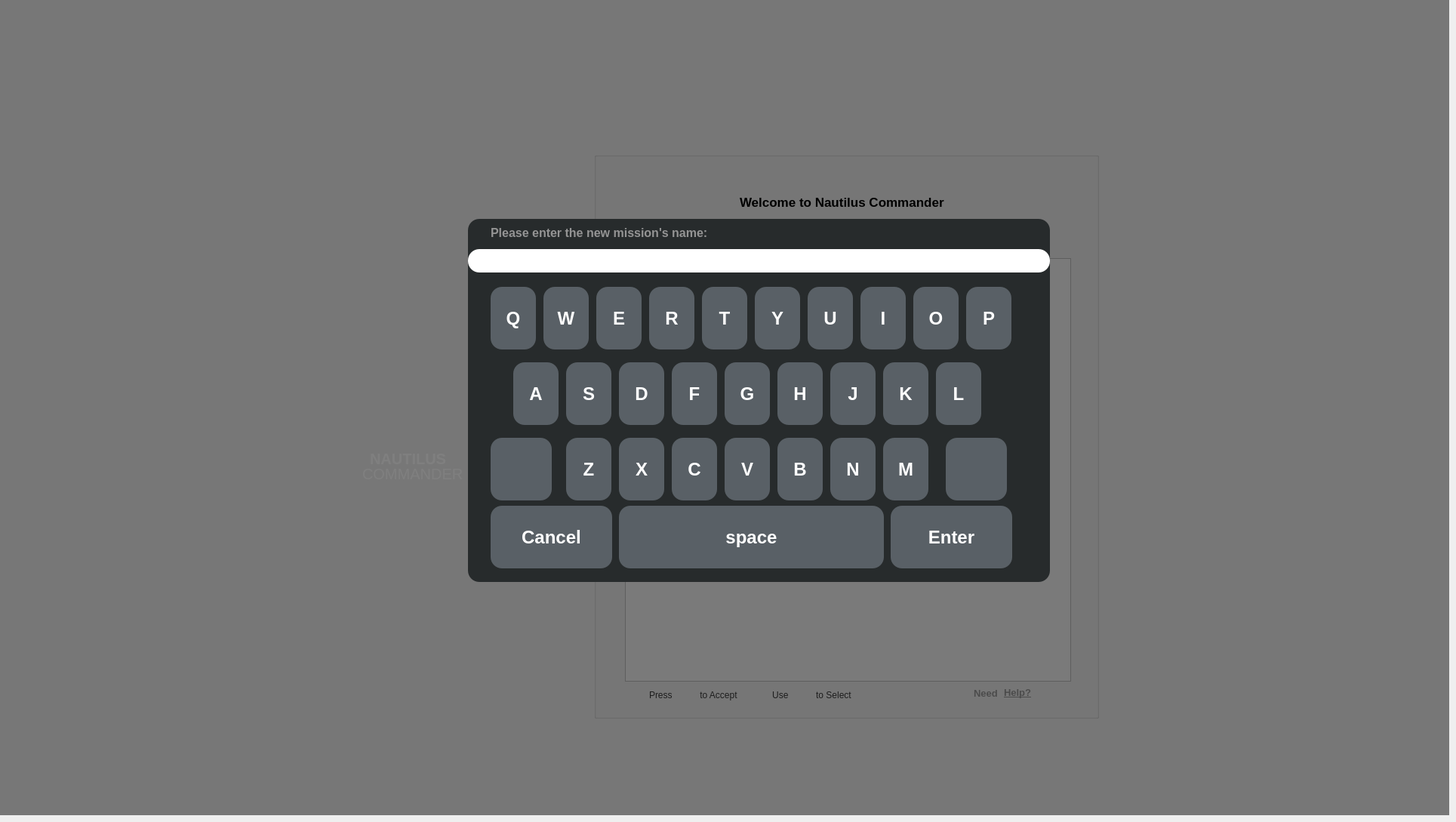
   <widget class="QWidget" name="intro_page">
    <property name="styleSheet">
     <string notr="true"/>
    </property>
    <widget class="QPushButton" name="btnNew">
     <property name="geometry">
      <rect>
       <x>850</x>
       <y>464</y>
       <width>556</width>
       <height>87</height>
      </rect>
     </property>
     <property name="styleSheet">
      <string notr="true">color:white;border: 20px; border-radius:6px;
border-color: rgb(0, 0, 0);
font: bold 12pt;

</string>
     </property>
     <property name="text">
      <string>START NEW MISSION</string>
     </property>
    </widget>
    <widget class="QPushButton" name="btnOff">
     <property name="geometry">
      <rect>
       <x>848</x>
       <y>753</y>
       <width>558</width>
       <height>87</height>
      </rect>
     </property>
     <property name="styleSheet">
      <string notr="true">color:rgb(255, 255, 255);border: 0px; border-radius:6px;
font: bold 13pt;
</string>
     </property>
     <property name="text">
      <string>TURN OFF</string>
     </property>
    </widget>
    <widget class="QPushButton" name="btnOpen">
     <property name="geometry">
      <rect>
       <x>850</x>
       <y>654</y>
       <width>556</width>
       <height>89</height>
      </rect>
     </property>
     <property name="styleSheet">
      <string notr="true">color:white;border: 20px; border-radius:6px;
border-color: rgb(0, 0, 0);
font: bold 12pt;
</string>
     </property>
     <property name="text">
      <string>OPEN MISSION</string>
     </property>
    </widget>
    <widget class="QLabel" name="label_bckgd">
     <property name="geometry">
      <rect>
       <x>0</x>
       <y>0</y>
       <width>1920</width>
       <height>1080</height>
      </rect>
     </property>
     <property name="styleSheet">
      <string notr="true">background-image: url(:/new/prefix1/nautilusBack1920x1080.png);</string>
     </property>
     <property name="text">
      <string/>
     </property>
    </widget>
    <widget class="QLabel" name="label_logo">
     <property name="geometry">
      <rect>
       <x>480</x>
       <y>430</y>
       <width>131</width>
       <height>129</height>
      </rect>
     </property>
     <property name="styleSheet">
      <string notr="true">background-image: url(:/new/prefix1/nautilus128x128.svg);</string>
     </property>
     <property name="text">
      <string/>
     </property>
    </widget>
    <widget class="QLabel" name="label_wwtdo">
     <property name="geometry">
      <rect>
       <x>1030</x>
       <y>400</y>
       <width>221</width>
       <height>16</height>
      </rect>
     </property>
     <property name="styleSheet">
      <string notr="true">color: rgb(153, 153, 153);
font: bold 11pt;</string>
     </property>
     <property name="text">
      <string>¿What do you want to do?</string>
     </property>
    </widget>
    <widget class="QLabel" name="label_or">
     <property name="geometry">
      <rect>
       <x>1118</x>
       <y>600</y>
       <width>21</width>
       <height>16</height>
      </rect>
     </property>
     <property name="styleSheet">
      <string notr="true">color: rgb(153, 153, 153);
font: bold 11pt;</string>
     </property>
     <property name="text">
      <string>Or</string>
     </property>
    </widget>
    <widget class="QLabel" name="label_logoN">
     <property name="geometry">
      <rect>
       <x>490</x>
       <y>600</y>
       <width>111</width>
       <height>16</height>
      </rect>
     </property>
     <property name="styleSheet">
      <string notr="true">color: rgb(255, 255, 255);
font: bold 15pt</string>
     </property>
     <property name="text">
      <string>NAUTILUS</string>
     </property>
    </widget>
    <widget class="QLabel" name="label_logoC">
     <property name="geometry">
      <rect>
       <x>480</x>
       <y>620</y>
       <width>141</width>
       <height>16</height>
      </rect>
     </property>
     <property name="styleSheet">
      <string notr="true">color: rgb(255, 255, 255);
font: 15pt</string>
     </property>
     <property name="text">
      <string>COMMANDER</string>
     </property>
    </widget>
    <widget class="QLabel" name="label_title">
     <property name="geometry">
      <rect>
       <x>980</x>
       <y>260</y>
       <width>321</width>
       <height>16</height>
      </rect>
     </property>
     <property name="styleSheet">
      <string notr="true">font: bold 13pt</string>
     </property>
     <property name="text">
      <string>Welcome to Nautilus Commander</string>
     </property>
    </widget>
    <widget class="QLabel" name="label_need">
     <property name="geometry">
      <rect>
       <x>1290</x>
       <y>910</y>
       <width>41</width>
       <height>16</height>
      </rect>
     </property>
     <property name="styleSheet">
      <string notr="true">color: rgb(153, 153, 153);
font: bold 10pt;</string>
     </property>
     <property name="text">
      <string>Need</string>
     </property>
    </widget>
    <widget class="QLabel" name="lblHelp">
     <property name="geometry">
      <rect>
       <x>1330</x>
       <y>910</y>
       <width>61</width>
       <height>16</height>
      </rect>
     </property>
     <property name="focusPolicy">
      <enum>Qt::StrongFocus</enum>
     </property>
     <property name="styleSheet">
      <string notr="true">color: rgb(153, 153, 153);
font: bold 10pt;
text-decoration: underline;</string>
     </property>
     <property name="text">
      <string>Help?</string>
     </property>
    </widget>
    <widget class="QGroupBox" name="openMissionBox">
     <property name="enabled">
      <bool>true</bool>
     </property>
     <property name="geometry">
      <rect>
       <x>787</x>
       <y>202</y>
       <width>669</width>
       <height>750</height>
      </rect>
     </property>
     <property name="styleSheet">
      <string notr="true">background-image: url(null);</string>
     </property>
     <property name="title">
      <string/>
     </property>
     <widget class="QListWidget" name="listWidget">
      <property name="geometry">
       <rect>
        <x>41</x>
        <y>140</y>
        <width>591</width>
        <height>561</height>
       </rect>
      </property>
      <property name="focusPolicy">
       <enum>Qt::NoFocus</enum>
      </property>
      <property name="styleSheet">
       <string notr="true">background-color: rgb(245, 245, 245);</string>
      </property>
     </widget>
     <widget class="QLabel" name="lblListWidget">
      <property name="geometry">
       <rect>
        <x>54</x>
        <y>707</y>
        <width>565</width>
        <height>31</height>
       </rect>
      </property>
      <property name="styleSheet">
       <string notr="true">background-image: url(:/new/prefix1/helpOpen.png);</string>
      </property>
      <property name="text">
       <string/>
      </property>
     </widget>
    </widget>
    <widget class="QLabel" name="lblShadow">
     <property name="geometry">
      <rect>
       <x>0</x>
       <y>0</y>
       <width>1920</width>
       <height>1080</height>
      </rect>
     </property>
     <property name="styleSheet">
      <string notr="true">background-color: rgba(0, 0, 0, 128);</string>
     </property>
     <property name="text">
      <string/>
     </property>
    </widget>
    <widget class="QLabel" name="lblGamepad">
     <property name="enabled">
      <bool>true</bool>
     </property>
     <property name="geometry">
      <rect>
       <x>0</x>
       <y>0</y>
       <width>1920</width>
       <height>1080</height>
      </rect>
     </property>
     <property name="styleSheet">
      <string notr="true">background-image: url(:/new/prefix1/gamepadError.png);</string>
     </property>
     <property name="frameShape">
      <enum>QFrame::NoFrame</enum>
     </property>
     <property name="text">
      <string/>
     </property>
    </widget>
    <widget class="QLabel" name="lblRepair">
     <property name="geometry">
      <rect>
       <x>0</x>
       <y>0</y>
       <width>1920</width>
       <height>1080</height>
      </rect>
     </property>
     <property name="styleSheet">
      <string notr="true">background-image: url(:/new/prefix1/repairMessage.png);</string>
     </property>
     <property name="text">
      <string/>
     </property>
    </widget>
    <widget class="QLabel" name="label_Tips">
     <property name="geometry">
      <rect>
       <x>860</x>
       <y>905</y>
       <width>401</width>
       <height>31</height>
      </rect>
     </property>
     <property name="styleSheet">
      <string notr="true">color: rgb(58, 58, 58);
</string>
     </property>
     <property name="text">
      <string>Press           to Accept              Use           to Select</string>
     </property>
    </widget>
    <widget class="QLabel" name="label_tipA">
     <property name="geometry">
      <rect>
       <x>896</x>
       <y>907</y>
       <width>32</width>
       <height>32</height>
      </rect>
     </property>
     <property name="styleSheet">
      <string notr="true">background-image: url(:/new/prefix1/xboxA32.png);</string>
     </property>
     <property name="text">
      <string/>
     </property>
    </widget>
    <widget class="QLabel" name="label_TipCross">
     <property name="geometry">
      <rect>
       <x>1072</x>
       <y>905</y>
       <width>32</width>
       <height>32</height>
      </rect>
     </property>
     <property name="styleSheet">
      <string notr="true">background-image: url(:/new/prefix1/xboxCross32.png);</string>
     </property>
     <property name="text">
      <string/>
     </property>
    </widget>
    <widget class="QGroupBox" name="keyboardGroup">
     <property name="geometry">
      <rect>
       <x>620</x>
       <y>290</y>
       <width>771</width>
       <height>481</height>
      </rect>
     </property>
     <property name="styleSheet">
      <string notr="true">border: 20px; border-radius:15px;
background-color: rgb(39, 43, 44);</string>
     </property>
     <property name="title">
      <string/>
     </property>
     <widget class="QLineEdit" name="keyboardLine">
      <property name="geometry">
       <rect>
        <x>0</x>
        <y>40</y>
        <width>771</width>
        <height>31</height>
       </rect>
      </property>
      <property name="cursor">
       <cursorShape>PointingHandCursor</cursorShape>
      </property>
      <property name="focusPolicy">
       <enum>Qt::NoFocus</enum>
      </property>
      <property name="styleSheet">
       <string notr="true">background-color: rgb(255, 255, 255);</string>
      </property>
      <property name="inputMask">
       <string/>
      </property>
     </widget>
     <widget class="QPushButton" name="keyQ">
      <property name="geometry">
       <rect>
        <x>30</x>
        <y>90</y>
        <width>60</width>
        <height>83</height>
       </rect>
      </property>
      <property name="styleSheet">
       <string notr="true">border: 20px; border-radius:15px;
background-color: rgb(89, 96, 102);
font-size: 18pt;
font-weight: bold;
color: rgb(255, 255, 255);

</string>
      </property>
      <property name="text">
       <string>Q</string>
      </property>
     </widget>
     <widget class="QPushButton" name="keyW">
      <property name="geometry">
       <rect>
        <x>100</x>
        <y>90</y>
        <width>60</width>
        <height>83</height>
       </rect>
      </property>
      <property name="styleSheet">
       <string notr="true">border: 20px; border-radius:15px;
background-color: rgb(89, 96, 102);
font-size: 18pt;
font-weight: bold;
color: rgb(255, 255, 255);
</string>
      </property>
      <property name="text">
       <string>W</string>
      </property>
     </widget>
     <widget class="QPushButton" name="keyE">
      <property name="geometry">
       <rect>
        <x>170</x>
        <y>90</y>
        <width>60</width>
        <height>83</height>
       </rect>
      </property>
      <property name="styleSheet">
       <string notr="true">border: 20px; border-radius:15px;
background-color: rgb(89, 96, 102);
font-size: 18pt;
font-weight: bold;
color: rgb(255, 255, 255);

</string>
      </property>
      <property name="text">
       <string>E</string>
      </property>
     </widget>
     <widget class="QPushButton" name="keyR">
      <property name="geometry">
       <rect>
        <x>240</x>
        <y>90</y>
        <width>60</width>
        <height>83</height>
       </rect>
      </property>
      <property name="styleSheet">
       <string notr="true">border: 20px; border-radius:15px;
background-color: rgb(89, 96, 102);
font-size: 18pt;
font-weight: bold;
color: rgb(255, 255, 255);

</string>
      </property>
      <property name="text">
       <string>R</string>
      </property>
     </widget>
     <widget class="QPushButton" name="keyT">
      <property name="geometry">
       <rect>
        <x>310</x>
        <y>90</y>
        <width>60</width>
        <height>83</height>
       </rect>
      </property>
      <property name="styleSheet">
       <string notr="true">border: 20px; border-radius:15px;
background-color: rgb(89, 96, 102);
font-size: 18pt;
font-weight: bold;
color: rgb(255, 255, 255);

</string>
      </property>
      <property name="text">
       <string>T</string>
      </property>
     </widget>
     <widget class="QPushButton" name="keyY">
      <property name="geometry">
       <rect>
        <x>380</x>
        <y>90</y>
        <width>60</width>
        <height>83</height>
       </rect>
      </property>
      <property name="styleSheet">
       <string notr="true">border: 20px; border-radius:15px;
background-color: rgb(89, 96, 102);
font-size: 18pt;
font-weight: bold;
color: rgb(255, 255, 255);

</string>
      </property>
      <property name="text">
       <string>Y</string>
      </property>
     </widget>
     <widget class="QPushButton" name="keyU">
      <property name="geometry">
       <rect>
        <x>450</x>
        <y>90</y>
        <width>60</width>
        <height>83</height>
       </rect>
      </property>
      <property name="styleSheet">
       <string notr="true">border: 20px; border-radius:15px;
background-color: rgb(89, 96, 102);
font-size: 18pt;
font-weight: bold;
color: rgb(255, 255, 255);

</string>
      </property>
      <property name="text">
       <string>U</string>
      </property>
     </widget>
     <widget class="QPushButton" name="keyI">
      <property name="geometry">
       <rect>
        <x>520</x>
        <y>90</y>
        <width>60</width>
        <height>83</height>
       </rect>
      </property>
      <property name="styleSheet">
       <string notr="true">border: 20px; border-radius:15px;
background-color: rgb(89, 96, 102);
font-size: 18pt;
font-weight: bold;
color: rgb(255, 255, 255);

</string>
      </property>
      <property name="text">
       <string>I</string>
      </property>
     </widget>
     <widget class="QPushButton" name="keyO">
      <property name="geometry">
       <rect>
        <x>590</x>
        <y>90</y>
        <width>60</width>
        <height>83</height>
       </rect>
      </property>
      <property name="styleSheet">
       <string notr="true">border: 20px; border-radius:15px;
background-color: rgb(89, 96, 102);
font-size: 18pt;
font-weight: bold;
color: rgb(255, 255, 255);

</string>
      </property>
      <property name="text">
       <string>O</string>
      </property>
     </widget>
     <widget class="QPushButton" name="keyP">
      <property name="geometry">
       <rect>
        <x>660</x>
        <y>90</y>
        <width>60</width>
        <height>83</height>
       </rect>
      </property>
      <property name="styleSheet">
       <string notr="true">border: 20px; border-radius:15px;
background-color: rgb(89, 96, 102);
font-size: 18pt;
font-weight: bold;
color: rgb(255, 255, 255);

</string>
      </property>
      <property name="text">
       <string>P</string>
      </property>
     </widget>
     <widget class="QPushButton" name="keyA">
      <property name="geometry">
       <rect>
        <x>60</x>
        <y>190</y>
        <width>60</width>
        <height>83</height>
       </rect>
      </property>
      <property name="styleSheet">
       <string notr="true">border: 20px; border-radius:15px;
background-color: rgb(89, 96, 102);
font-size: 18pt;
font-weight: bold;
color: rgb(255, 255, 255);

</string>
      </property>
      <property name="text">
       <string>A</string>
      </property>
     </widget>
     <widget class="QPushButton" name="keyS">
      <property name="geometry">
       <rect>
        <x>130</x>
        <y>190</y>
        <width>60</width>
        <height>83</height>
       </rect>
      </property>
      <property name="styleSheet">
       <string notr="true">border: 20px; border-radius:15px;
background-color: rgb(89, 96, 102);
font-size: 18pt;
font-weight: bold;
color: rgb(255, 255, 255);

</string>
      </property>
      <property name="text">
       <string>S</string>
      </property>
     </widget>
     <widget class="QPushButton" name="keyD">
      <property name="geometry">
       <rect>
        <x>200</x>
        <y>190</y>
        <width>60</width>
        <height>83</height>
       </rect>
      </property>
      <property name="styleSheet">
       <string notr="true">border: 20px; border-radius:15px;
background-color: rgb(89, 96, 102);
font-size: 18pt;
font-weight: bold;
color: rgb(255, 255, 255);

</string>
      </property>
      <property name="text">
       <string>D</string>
      </property>
     </widget>
     <widget class="QPushButton" name="keyF">
      <property name="geometry">
       <rect>
        <x>270</x>
        <y>190</y>
        <width>60</width>
        <height>83</height>
       </rect>
      </property>
      <property name="styleSheet">
       <string notr="true">border: 20px; border-radius:15px;
background-color: rgb(89, 96, 102);
font-size: 18pt;
font-weight: bold;
color: rgb(255, 255, 255);

</string>
      </property>
      <property name="text">
       <string>F</string>
      </property>
     </widget>
     <widget class="QPushButton" name="keyG">
      <property name="geometry">
       <rect>
        <x>340</x>
        <y>190</y>
        <width>60</width>
        <height>83</height>
       </rect>
      </property>
      <property name="styleSheet">
       <string notr="true">border: 20px; border-radius:15px;
background-color: rgb(89, 96, 102);
font-size: 18pt;
font-weight: bold;
color: rgb(255, 255, 255);

</string>
      </property>
      <property name="text">
       <string>G</string>
      </property>
     </widget>
     <widget class="QPushButton" name="keyH">
      <property name="geometry">
       <rect>
        <x>410</x>
        <y>190</y>
        <width>60</width>
        <height>83</height>
       </rect>
      </property>
      <property name="styleSheet">
       <string notr="true">border: 20px; border-radius:15px;
background-color: rgb(89, 96, 102);
font-size: 18pt;
font-weight: bold;
color: rgb(255, 255, 255);

</string>
      </property>
      <property name="text">
       <string>H</string>
      </property>
     </widget>
     <widget class="QPushButton" name="keyJ">
      <property name="geometry">
       <rect>
        <x>480</x>
        <y>190</y>
        <width>60</width>
        <height>83</height>
       </rect>
      </property>
      <property name="styleSheet">
       <string notr="true">border: 20px; border-radius:15px;
background-color: rgb(89, 96, 102);
font-size: 18pt;
font-weight: bold;
color: rgb(255, 255, 255);

</string>
      </property>
      <property name="text">
       <string>J</string>
      </property>
     </widget>
     <widget class="QPushButton" name="keyK">
      <property name="geometry">
       <rect>
        <x>550</x>
        <y>190</y>
        <width>60</width>
        <height>83</height>
       </rect>
      </property>
      <property name="styleSheet">
       <string notr="true">border: 20px; border-radius:15px;
background-color: rgb(89, 96, 102);
font-size: 18pt;
font-weight: bold;
color: rgb(255, 255, 255);

</string>
      </property>
      <property name="text">
       <string>K</string>
      </property>
     </widget>
     <widget class="QPushButton" name="keyL">
      <property name="geometry">
       <rect>
        <x>620</x>
        <y>190</y>
        <width>60</width>
        <height>83</height>
       </rect>
      </property>
      <property name="styleSheet">
       <string notr="true">border: 20px; border-radius:15px;
background-color: rgb(89, 96, 102);
font-size: 18pt;
font-weight: bold;
color: rgb(255, 255, 255);

</string>
      </property>
      <property name="text">
       <string>L</string>
      </property>
     </widget>
     <widget class="QPushButton" name="keyB">
      <property name="geometry">
       <rect>
        <x>410</x>
        <y>290</y>
        <width>60</width>
        <height>83</height>
       </rect>
      </property>
      <property name="styleSheet">
       <string notr="true">border: 20px; border-radius:15px;
background-color: rgb(89, 96, 102);
font-size: 18pt;
font-weight: bold;
color: rgb(255, 255, 255);

</string>
      </property>
      <property name="text">
       <string>B</string>
      </property>
     </widget>
     <widget class="QPushButton" name="keyZ">
      <property name="geometry">
       <rect>
        <x>130</x>
        <y>290</y>
        <width>60</width>
        <height>83</height>
       </rect>
      </property>
      <property name="styleSheet">
       <string notr="true">border: 20px; border-radius:15px;
background-color: rgb(89, 96, 102);
font-size: 18pt;
font-weight: bold;
color: rgb(255, 255, 255);

</string>
      </property>
      <property name="text">
       <string>Z</string>
      </property>
     </widget>
     <widget class="QPushButton" name="keyC">
      <property name="geometry">
       <rect>
        <x>270</x>
        <y>290</y>
        <width>60</width>
        <height>83</height>
       </rect>
      </property>
      <property name="styleSheet">
       <string notr="true">border: 20px; border-radius:15px;
background-color: rgb(89, 96, 102);
font-size: 18pt;
font-weight: bold;
color: rgb(255, 255, 255);

</string>
      </property>
      <property name="text">
       <string>C</string>
      </property>
     </widget>
     <widget class="QPushButton" name="keyX">
      <property name="geometry">
       <rect>
        <x>200</x>
        <y>290</y>
        <width>60</width>
        <height>83</height>
       </rect>
      </property>
      <property name="styleSheet">
       <string notr="true">border: 20px; border-radius:15px;
background-color: rgb(89, 96, 102);
font-size: 18pt;
font-weight: bold;
color: rgb(255, 255, 255);

</string>
      </property>
      <property name="text">
       <string>X</string>
      </property>
     </widget>
     <widget class="QPushButton" name="keyM">
      <property name="geometry">
       <rect>
        <x>550</x>
        <y>290</y>
        <width>60</width>
        <height>83</height>
       </rect>
      </property>
      <property name="styleSheet">
       <string notr="true">border: 20px; border-radius:15px;
background-color: rgb(89, 96, 102);
font-size: 18pt;
font-weight: bold;
color: rgb(255, 255, 255);

</string>
      </property>
      <property name="text">
       <string>M</string>
      </property>
     </widget>
     <widget class="QPushButton" name="keyV">
      <property name="geometry">
       <rect>
        <x>340</x>
        <y>290</y>
        <width>60</width>
        <height>83</height>
       </rect>
      </property>
      <property name="styleSheet">
       <string notr="true">border: 20px; border-radius:15px;
background-color: rgb(89, 96, 102);
font-size: 18pt;
font-weight: bold;
color: rgb(255, 255, 255);

</string>
      </property>
      <property name="text">
       <string>V</string>
      </property>
     </widget>
     <widget class="QPushButton" name="keyN">
      <property name="geometry">
       <rect>
        <x>480</x>
        <y>290</y>
        <width>60</width>
        <height>83</height>
       </rect>
      </property>
      <property name="styleSheet">
       <string notr="true">border: 20px; border-radius:15px;
background-color: rgb(89, 96, 102);
font-size: 18pt;
font-weight: bold;
color: rgb(255, 255, 255);

</string>
      </property>
      <property name="text">
       <string>N</string>
      </property>
     </widget>
     <widget class="QPushButton" name="keySpace">
      <property name="geometry">
       <rect>
        <x>200</x>
        <y>380</y>
        <width>351</width>
        <height>83</height>
       </rect>
      </property>
      <property name="styleSheet">
       <string notr="true">border: 20px; border-radius:15px;
background-color: rgb(89, 96, 102);
font-size: 18pt;
font-weight: bold;
color: rgb(255, 255, 255);

</string>
      </property>
      <property name="text">
       <string>space</string>
      </property>
     </widget>
     <widget class="QPushButton" name="keyBackspace">
      <property name="geometry">
       <rect>
        <x>633</x>
        <y>290</y>
        <width>81</width>
        <height>83</height>
       </rect>
      </property>
      <property name="styleSheet">
       <string notr="true">background-color: rgb(89, 96, 102);
image: url(:/new/prefix1/backspace.png);

</string>
      </property>
      <property name="text">
       <string/>
      </property>
     </widget>
     <widget class="QPushButton" name="keyCancel">
      <property name="geometry">
       <rect>
        <x>30</x>
        <y>380</y>
        <width>161</width>
        <height>83</height>
       </rect>
      </property>
      <property name="styleSheet">
       <string notr="true">border: 20px; border-radius:15px;
background-color: rgb(89, 96, 102);
font-size: 18pt;
font-weight: bold;
color: rgb(255, 255, 255);

</string>
      </property>
      <property name="text">
       <string>Cancel</string>
      </property>
     </widget>
     <widget class="QPushButton" name="keyEnter">
      <property name="geometry">
       <rect>
        <x>560</x>
        <y>380</y>
        <width>161</width>
        <height>83</height>
       </rect>
      </property>
      <property name="styleSheet">
       <string notr="true">border: 20px; border-radius:15px;
background-color: rgb(89, 96, 102);
font-size: 18pt;
font-weight: bold;
color: rgb(255, 255, 255);

</string>
      </property>
      <property name="text">
       <string>Enter</string>
      </property>
     </widget>
     <widget class="QPushButton" name="keyErase">
      <property name="geometry">
       <rect>
        <x>30</x>
        <y>290</y>
        <width>81</width>
        <height>83</height>
       </rect>
      </property>
      <property name="styleSheet">
       <string notr="true">background-color: rgb(89, 96, 102);
image: url(:/new/prefix1/eraser.png);

</string>
      </property>
      <property name="text">
       <string/>
      </property>
     </widget>
     <widget class="QLabel" name="label_tipKeyB">
      <property name="geometry">
       <rect>
        <x>30</x>
        <y>10</y>
        <width>361</width>
        <height>16</height>
       </rect>
      </property>
      <property name="styleSheet">
       <string notr="true">font-size: 12pt;
font-weight: bold;
color: rgb(148, 148, 148);</string>
      </property>
      <property name="text">
       <string>Please enter the new mission's name: </string>
      </property>
     </widget>
    </widget>
    <zorder>label_bckgd</zorder>
    <zorder>btnNew</zorder>
    <zorder>btnOff</zorder>
    <zorder>btnOpen</zorder>
    <zorder>label_logo</zorder>
    <zorder>label_wwtdo</zorder>
    <zorder>label_or</zorder>
    <zorder>label_logoN</zorder>
    <zorder>label_logoC</zorder>
    <zorder>label_title</zorder>
    <zorder>label_need</zorder>
    <zorder>lblHelp</zorder>
    <zorder>label_Tips</zorder>
    <zorder>label_tipA</zorder>
    <zorder>label_TipCross</zorder>
    <zorder>openMissionBox</zorder>
    <zorder>lblShadow</zorder>
    <zorder>lblGamepad</zorder>
    <zorder>lblRepair</zorder>
    <zorder>keyboardGroup</zorder>
   </widget>
